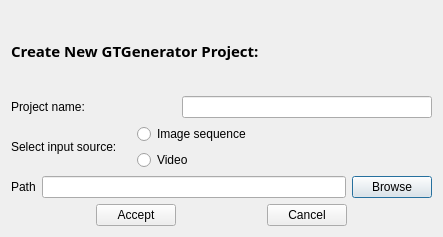
<?xml version="1.0" encoding="UTF-8"?>
<ui version="4.0">
 <class>newProject_dialog</class>
 <widget class="QDialog" name="newProject_dialog">
  <property name="geometry">
   <rect>
    <x>0</x>
    <y>0</y>
    <width>443</width>
    <height>237</height>
   </rect>
  </property>
  <property name="windowTitle">
   <string>Dialog</string>
  </property>
  <layout class="QVBoxLayout" name="verticalLayout_3">
   <item>
    <layout class="QVBoxLayout" name="verticalLayout">
     <item>
      <widget class="QLabel" name="label_3">
       <property name="font">
        <font>
         <family>Optima</family>
         <pointsize>11</pointsize>
         <weight>75</weight>
         <bold>true</bold>
        </font>
       </property>
       <property name="text">
        <string>Create New GTGenerator Project:</string>
       </property>
      </widget>
     </item>
     <item>
      <layout class="QHBoxLayout" name="horizontalLayout">
       <item>
        <widget class="QLabel" name="label">
         <property name="text">
          <string>Project name:</string>
         </property>
        </widget>
       </item>
       <item>
        <widget class="QLineEdit" name="projectName_edit">
         <property name="sizePolicy">
          <sizepolicy hsizetype="MinimumExpanding" vsizetype="Fixed">
           <horstretch>0</horstretch>
           <verstretch>0</verstretch>
          </sizepolicy>
         </property>
         <property name="minimumSize">
          <size>
           <width>100</width>
           <height>0</height>
          </size>
         </property>
         <property name="maximumSize">
          <size>
           <width>250</width>
           <height>16777215</height>
          </size>
         </property>
        </widget>
       </item>
      </layout>
     </item>
     <item>
      <layout class="QHBoxLayout" name="horizontalLayout_5">
       <item>
        <widget class="QLabel" name="label_2">
         <property name="sizePolicy">
          <sizepolicy hsizetype="MinimumExpanding" vsizetype="Preferred">
           <horstretch>0</horstretch>
           <verstretch>0</verstretch>
          </sizepolicy>
         </property>
         <property name="minimumSize">
          <size>
           <width>100</width>
           <height>0</height>
          </size>
         </property>
         <property name="maximumSize">
          <size>
           <width>120</width>
           <height>16777215</height>
          </size>
         </property>
         <property name="text">
          <string>Select input source:</string>
         </property>
        </widget>
       </item>
       <item>
        <layout class="QVBoxLayout" name="verticalLayout_2">
         <item>
          <layout class="QHBoxLayout" name="horizontalLayout_2">
           <item>
            <widget class="QRadioButton" name="sourceImage_button">
             <property name="text">
              <string>Image sequence</string>
             </property>
            </widget>
           </item>
          </layout>
         </item>
         <item>
          <layout class="QHBoxLayout" name="horizontalLayout_6">
           <item>
            <widget class="QRadioButton" name="sourceVideo_button">
             <property name="text">
              <string>Video</string>
             </property>
            </widget>
           </item>
          </layout>
         </item>
        </layout>
       </item>
      </layout>
     </item>
     <item>
      <layout class="QHBoxLayout" name="horizontalLayout_4">
       <item>
        <widget class="QLabel" name="label_4">
         <property name="text">
          <string>Path</string>
         </property>
        </widget>
       </item>
       <item>
        <widget class="QLineEdit" name="sourcePath_edit"/>
       </item>
       <item>
        <widget class="QPushButton" name="browsePath_button">
         <property name="text">
          <string>Browse</string>
         </property>
        </widget>
       </item>
      </layout>
     </item>
     <item>
      <layout class="QHBoxLayout" name="horizontalLayout_3">
       <item>
        <spacer name="horizontalSpacer">
         <property name="orientation">
          <enum>Qt::Horizontal</enum>
         </property>
         <property name="sizeHint" stdset="0">
          <size>
           <width>40</width>
           <height>20</height>
          </size>
         </property>
        </spacer>
       </item>
       <item>
        <widget class="QPushButton" name="acceptNew_button">
         <property name="text">
          <string>Accept</string>
         </property>
        </widget>
       </item>
       <item>
        <spacer name="horizontalSpacer_2">
         <property name="orientation">
          <enum>Qt::Horizontal</enum>
         </property>
         <property name="sizeHint" stdset="0">
          <size>
           <width>40</width>
           <height>20</height>
          </size>
         </property>
        </spacer>
       </item>
       <item>
        <widget class="QPushButton" name="cancelNew_button">
         <property name="text">
          <string>Cancel</string>
         </property>
        </widget>
       </item>
       <item>
        <spacer name="horizontalSpacer_3">
         <property name="orientation">
          <enum>Qt::Horizontal</enum>
         </property>
         <property name="sizeHint" stdset="0">
          <size>
           <width>40</width>
           <height>20</height>
          </size>
         </property>
        </spacer>
       </item>
      </layout>
     </item>
    </layout>
   </item>
  </layout>
 </widget>
 <resources/>
 <connections/>
</ui>
